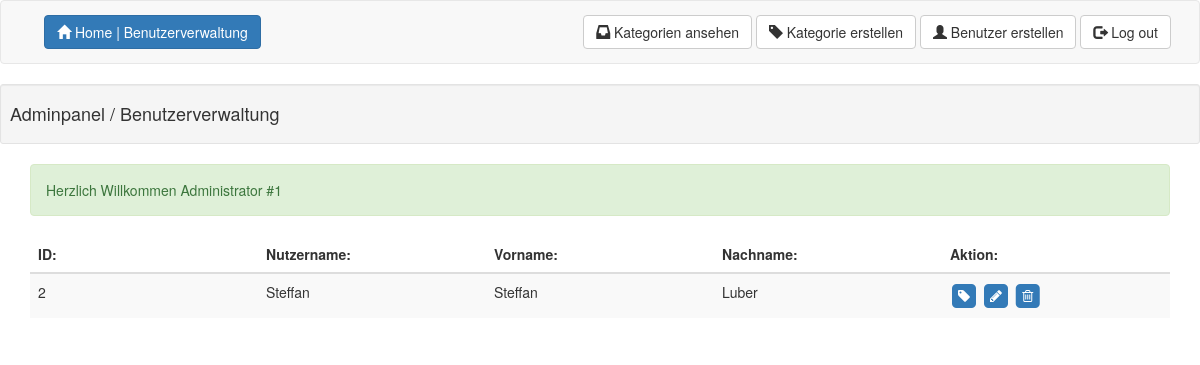
The page /admin (signed in) on the database its author committed.
### tables this page shows
CREATE TABLE `user` (
  `ID` int(11) NOT NULL AUTO_INCREMENT,
  `role` enum('user','admin') NOT NULL,
  `username` varchar(30) NOT NULL,
  `password` varchar(255) NOT NULL,
  `firstname` varchar(100) NOT NULL,
  `lastname` varchar(100) NOT NULL,
  PRIMARY KEY (`ID`)
);

### admin/index.php (the view, shortened to what this page needs)
<?php
require("../lib/dbconnector.inc.php");
$site_title = "Adminpanel / Benutzerverwaltung";
$succes_message = " Herzlich Willkommen " . $_SESSION["user"] . " #" . $_SESSION["id"];
$alert_class_name = "alert alert-success";
$alert_message = $succes_message;
?>
      </div><?php
          function viewUSER($conn)
          {
            $query = $conn->query("SELECT ID,firstname,lastname,username,role FROM user");
            while ($row = $query->fetch_array()) {
              if ($row["role"] == "admin") {
                continue;
              }
            ?> <tr>
          <td><?php echo $row['ID'] ?></td>
          <td><?php echo $row['username'] ?></td>
          <td><?php echo $row['firstname'] ?></td>
          <td><?php echo $row['lastname'] ?></td>
          <td style="width: 22%;\">
            <a href="assign_user_category?ID=<?php echo $row['ID'] ?>">
              <span class="fa-stack">
                <i class="fa fa-square fa-stack-2x"></i>
                <i class="fa fa-tag fa-stack-1x fa-inverse"></i>
              </span></a>
            <a data-toggle="modal" data-target="#<?php echo $row['ID'] ?>">
              <span class="fa-stack">
                <i class="fa fa-square fa-stack-2x"></i>
                <i class="fa fa-pencil fa-stack-1x fa-inverse"></i>
              </span></a>
            <a href="../admin/?DEL=<?php echo $row['ID'] ?>">
              <span class="fa-stack">
                <i class="fa fa-square fa-stack-2x"></i>
                <i class="fa fa-trash-o fa-stack-1x fa-inverse"></i>
              </span></a>
          </td>
        </tr><?php
            }
          }
              ?>
    <!DOCTYPE html>
    <html lang="de">
    <head>
      <link rel="stylesheet" href="https://maxcdn.bootstrapcdn.com/bootstrap/3.3.5/css/bootstrap.min.css">
      <link rel="stylesheet" href="https://maxcdn.bootstrapcdn.com/font-awesome/4.4.0/css/font-awesome.min.css">
      <link rel="stylesheet" href="../CSS/stylesheet.css">
    </head>
    <body>
      <nav class="navbar navbar-default">
        <div class="container-fluid">
          <div class="nav navbar-nav navbar-left">
            <div class="panel-buttons">
              <form style="display: inline" action="index.php" method="get">
                <button type="submit" class="btn btn-primary"><span class="glyphicon glyphicon-home"></span> Home | Benutzerverwaltung</button>
              </form>
            </div>
          </div>
          <div class="nav navbar-nav navbar-right">
            <div class="panel-buttons">
              <form style="display: inline" action="view_category" method="get">
                <button type="submit" class="btn btn-default"><span class="glyphicon glyphicon-inbox"></span> Kategorien ansehen</button>
              </form>
              <form style="display: inline" action="manage_category" method="get">
                <button type="submit" class="btn btn-default"><span class="glyphicon glyphicon-tag"> </span> Kategorie erstellen</button>
              </form>
              <form style="display: inline" action="manage_user" method="get">
                <button type="submit" class="btn btn-default"><span class="glyphicon glyphicon-user"></span> Benutzer erstellen</button>
              </form>
              <form style="display: inline" action="../logout" method="get">
                <button type="submit" class="btn btn-default "><span class="glyphicon glyphicon-log-out"></span> Log out</button>
              </form>
            </div>
          </div>
        </div>
      </nav>
      <div class="well well-sm">
        <h4><?php echo $site_title; ?></h4>
      </div>
      <div class="container">
        <div class="form-group">
          <div class="<?php echo $alert_class_name; ?>" role="alert"><?php echo $alert_message; ?></div>
        </div>
        <table class="table table-striped table-hover">
          <thead>
            <tr>
              <th>ID:</th>
              <th style="width: 20%">Nutzername:</th>
              <th>Vorname:</th>
              <th>Nachname:</th>
              <th>Aktion:</th>
            </tr>
          </thead>
          <tbody>
            <?php viewUSER($conn); ?>
          </tbody>
        </table>
    </body>
    </html>

### CSS/stylesheet.css (style rules this page uses)
.panel-buttons { margin-top: 1em; margin-bottom: 1em; margin-right: 2em; margin-left: 2em; }
.table { table-layout:fixed; }

### rows shown on the page
user: ID "2", username "Steffan", firstname "Steffan", lastname "Luber"

### other values the page prints
$site_title "Adminpanel / Benutzerverwaltung"
$alert_message "Herzlich Willkommen Administrator #1"
